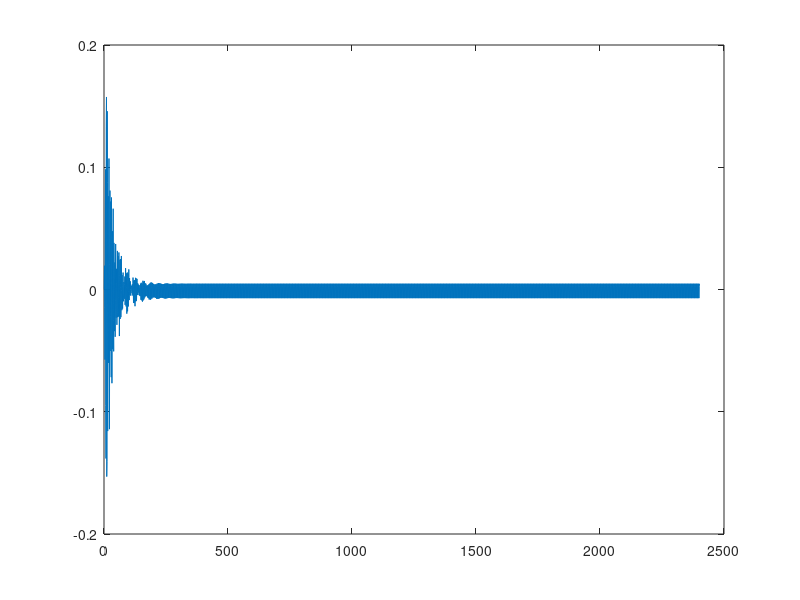

MATLAB code for this plot:
clear all;
B = [
     0.022446109482960157                
    -0.010573379073474012
     0.014402415206826613
    -0.0080366144026941533               
     0.022544111354959838
     0.0000000000000000034694469519536142
    -0.022544111354959838
     0.0080366144026941498               
    -0.014402415206826613
     0.010573379073474012
    -0.022446109482960157 ];

A = [
	 1
	-0.70635031270725446
	 3.5219499200390536
	-2.0200628628750592
	 5.5383108441644708
	-2.4294345269044149
	 4.6510805728204474
	-1.4124566248726653
	 2.0783744842441458
	-0.3332994829583692
	 0.39240786067834416 ];

[SOS, G] = tf2sos(B,A);

sampling_freq = 48000;
signal_freq = 16000;
time = (0:1/sampling_freq:0.05)';
audio_in = sin(2 * pi * signal_freq * time);

audio_out = sosfilt(SOS,audio_in) * G;
plot(audio_out);